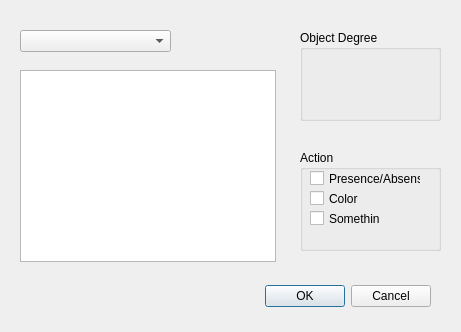
<?xml version="1.0" encoding="UTF-8"?>
<ui version="4.0">
 <class>BlobDetection</class>
 <widget class="QDialog" name="BlobDetection">
  <property name="geometry">
   <rect>
    <x>0</x>
    <y>0</y>
    <width>461</width>
    <height>332</height>
   </rect>
  </property>
  <property name="windowTitle">
   <string>Blob Detection</string>
  </property>
  <widget class="QDialogButtonBox" name="buttonBox">
   <property name="geometry">
    <rect>
     <x>90</x>
     <y>280</y>
     <width>341</width>
     <height>32</height>
    </rect>
   </property>
   <property name="orientation">
    <enum>Qt::Horizontal</enum>
   </property>
   <property name="standardButtons">
    <set>QDialogButtonBox::Cancel|QDialogButtonBox::Ok</set>
   </property>
  </widget>
  <widget class="QGraphicsView" name="graphicsView">
   <property name="geometry">
    <rect>
     <x>20</x>
     <y>70</y>
     <width>256</width>
     <height>192</height>
    </rect>
   </property>
  </widget>
  <widget class="QComboBox" name="imageSelectionBox">
   <property name="geometry">
    <rect>
     <x>20</x>
     <y>30</y>
     <width>151</width>
     <height>22</height>
    </rect>
   </property>
  </widget>
  <widget class="QGroupBox" name="groupBox">
   <property name="geometry">
    <rect>
     <x>300</x>
     <y>150</y>
     <width>141</width>
     <height>101</height>
    </rect>
   </property>
   <property name="title">
    <string>Action</string>
   </property>
   <widget class="QCheckBox" name="checkBox">
    <property name="geometry">
     <rect>
      <x>10</x>
      <y>40</y>
      <width>70</width>
      <height>17</height>
     </rect>
    </property>
    <property name="text">
     <string>Color</string>
    </property>
   </widget>
   <widget class="QCheckBox" name="checkBox_2">
    <property name="geometry">
     <rect>
      <x>10</x>
      <y>20</y>
      <width>111</width>
      <height>17</height>
     </rect>
    </property>
    <property name="text">
     <string>Presence/Absense</string>
    </property>
   </widget>
   <widget class="QCheckBox" name="checkBox_3">
    <property name="geometry">
     <rect>
      <x>10</x>
      <y>60</y>
      <width>70</width>
      <height>17</height>
     </rect>
    </property>
    <property name="text">
     <string>Something</string>
    </property>
   </widget>
  </widget>
  <widget class="QGroupBox" name="groupBox_2">
   <property name="geometry">
    <rect>
     <x>300</x>
     <y>30</y>
     <width>141</width>
     <height>91</height>
    </rect>
   </property>
   <property name="title">
    <string>Object Degree</string>
   </property>
  </widget>
 </widget>
 <resources/>
 <connections>
  <connection>
   <sender>buttonBox</sender>
   <signal>accepted()</signal>
   <receiver>BlobDetection</receiver>
   <slot>accept()</slot>
   <hints>
    <hint type="sourcelabel">
     <x>248</x>
     <y>254</y>
    </hint>
    <hint type="destinationlabel">
     <x>157</x>
     <y>274</y>
    </hint>
   </hints>
  </connection>
  <connection>
   <sender>buttonBox</sender>
   <signal>rejected()</signal>
   <receiver>BlobDetection</receiver>
   <slot>reject()</slot>
   <hints>
    <hint type="sourcelabel">
     <x>316</x>
     <y>260</y>
    </hint>
    <hint type="destinationlabel">
     <x>286</x>
     <y>274</y>
    </hint>
   </hints>
  </connection>
 </connections>
</ui>
